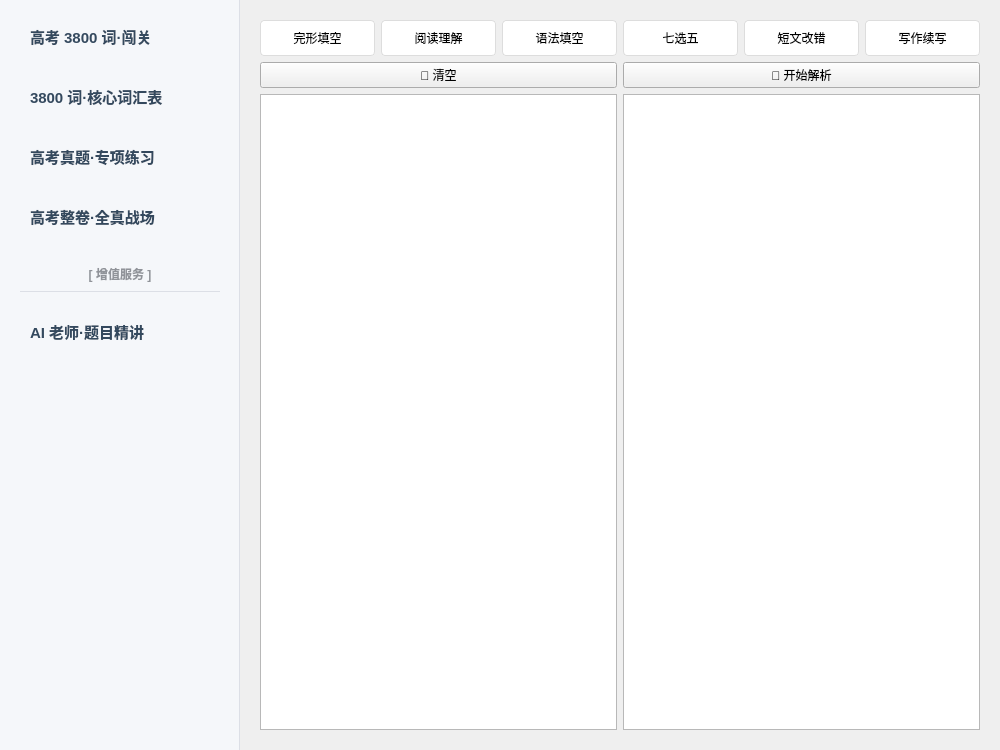
<?xml version="1.0" encoding="UTF-8"?>
<ui version="4.0">
 <class>MainWindow</class>
 <widget class="QMainWindow" name="MainWindow">
  <property name="geometry"><rect><x>0</x><y>0</y><width>1000</width><height>750</height></rect></property>
  <widget class="QWidget" name="centralwidget">
   <layout class="QHBoxLayout" name="main_layout">
    <property name="spacing"><number>0</number></property>
    <property name="margin"><number>0</number></property>
    <item>
     <widget class="QFrame" name="nav_bar">
      <property name="minimumSize"><size><width>240</width><height>0</height></size></property>
      <property name="styleSheet"><string>QFrame#nav_bar { background-color: #f5f7fa; border-right: 1px solid #dcdfe6; }</string></property>
      <layout class="QVBoxLayout" name="nav_v_layout">
       <property name="spacing"><number>8</number></property>
       <property name="margin"><number>10</number></property>
       <property name="alignment"><set>Qt::AlignTop</set></property>
       <item>
        <widget class="QPushButton" name="btn_nav_vocab">
         <property name="minimumSize"><size><width>0</width><height>52</height></size></property>
         <property name="text"><string>高考 3800 词·闯关</string></property>
         <property name="checkable"><bool>true</bool></property>
         <property name="styleSheet"><string>QPushButton { color: #34495e; background: transparent; border: none; font-size: 15px; text-align: left; padding-left: 20px; outline: none; border-radius: 10px; font-weight: bold; } QPushButton:hover { background-color: #e4e7ed; } QPushButton:checked { background-color: #2c3e50; color: white; }</string></property>
        </widget>
       </item>
       <item>
        <widget class="QPushButton" name="btn_nav_core_vocab">
         <property name="minimumSize"><size><width>0</width><height>52</height></size></property>
         <property name="text"><string>3800 词·核心词汇表</string></property>
         <property name="checkable"><bool>true</bool></property>
         <property name="styleSheet"><string>QPushButton { color: #34495e; background: transparent; border: none; font-size: 15px; text-align: left; padding-left: 20px; outline: none; border-radius: 10px; font-weight: bold; } QPushButton:hover { background-color: #e4e7ed; } QPushButton:checked { background-color: #2c3e50; color: white; }</string></property>
        </widget>
       </item>
       <item>
        <widget class="QPushButton" name="btn_nav_gaokao">
         <property name="minimumSize"><size><width>0</width><height>52</height></size></property>
         <property name="text"><string>高考真题·专项练习</string></property>
         <property name="checkable"><bool>true</bool></property>
         <property name="styleSheet"><string>QPushButton { color: #34495e; background: transparent; border: none; font-size: 15px; text-align: left; padding-left: 20px; outline: none; border-radius: 10px; font-weight: bold; } QPushButton:hover { background-color: #e4e7ed; } QPushButton:checked { background-color: #2c3e50; color: white; }</string></property>
        </widget>
       </item>
       <item>
        <widget class="QPushButton" name="btn_nav_full_exam">
         <property name="minimumSize"><size><width>0</width><height>52</height></size></property>
         <property name="text"><string>高考整卷·全真战场</string></property>
         <property name="checkable"><bool>true</bool></property>
         <property name="styleSheet"><string>QPushButton { color: #34495e; background: transparent; border: none; font-size: 15px; text-align: left; padding-left: 20px; outline: none; border-radius: 10px; font-weight: bold; } QPushButton:hover { background-color: #e4e7ed; } QPushButton:checked { background-color: #2c3e50; color: white; }</string></property>
        </widget>
       </item>
       <item>
        <spacer name="nav_spacer_mid">
         <property name="orientation"><enum>Qt::Vertical</enum></property>
         <property name="sizeType"><enum>QSizePolicy::Fixed</enum></property>
         <property name="sizeHint"><size><width>20</width><height>15</height></size></property>
        </spacer>
       </item>
       <item>
        <widget class="QLabel" name="lbl_pro_service">
         <property name="text"><string>[ 增值服务 ]</string></property>
         <property name="alignment"><set>Qt::AlignCenter</set></property>
         <property name="styleSheet"><string>QLabel { color: #909399; font-size: 12px; font-weight: bold; }</string></property>
        </widget>
       </item>
       <item>
        <widget class="QFrame" name="nav_divider">
         <property name="frameShape"><enum>QFrame::HLine</enum></property>
         <property name="frameShadow"><enum>QFrame::Plain</enum></property>
         <property name="styleSheet"><string>QFrame { color: #dcdfe6; background-color: #dcdfe6; max-height: 1px; border: none; margin-left: 10px; margin-right: 10px; }</string></property>
        </widget>
       </item>
       <item>
        <spacer name="nav_spacer_mid2">
         <property name="orientation"><enum>Qt::Vertical</enum></property>
         <property name="sizeType"><enum>QSizePolicy::Fixed</enum></property>
         <property name="sizeHint"><size><width>20</width><height>5</height></size></property>
        </spacer>
       </item>
       <item>
        <widget class="QPushButton" name="btn_nav_scan">
         <property name="minimumSize"><size><width>0</width><height>52</height></size></property>
         <property name="text"><string>AI 老师·题目精讲</string></property>
         <property name="checkable"><bool>true</bool></property>
         <property name="styleSheet"><string>QPushButton { color: #34495e; background: transparent; border: none; font-size: 15px; text-align: left; padding-left: 20px; outline: none; border-radius: 10px; font-weight: bold; } QPushButton:hover { background-color: #e4e7ed; } QPushButton:checked { background-color: #2c3e50; color: white; }</string></property>
        </widget>
       </item>
       <item>
        <spacer name="nav_spacer">
         <property name="orientation"><enum>Qt::Vertical</enum></property>
        </spacer>
       </item>
      </layout>
     </widget>
    </item>
    <item>
     <widget class="QStackedWidget" name="stackedWidget">
      <property name="currentIndex"><number>1</number></property>
      <widget class="QWidget" name="page_vocab">
        <layout class="QVBoxLayout" name="v1">
          <property name="margin"><number>20</number></property>
          <!-- 新增：闯关模式选择区域 -->
          <item>
            <layout class="QHBoxLayout" name="challenge_mode_layout">
              <item>
                <spacer name="mode_left_spacer">
                 <property name="orientation">
                  <enum>Qt::Horizontal</enum>
                 </property>
                 <property name="sizeHint">
                  <size>
                   <width>0</width>
                   <height>0</height>
                  </size>
                 </property>
                </spacer>
              </item>
              <item>
                <widget class="QPushButton" name="btn_challenge_regular">
                 <property name="text">
                  <string>常规闯关</string>
                 </property>
                </widget>
              </item>
              <item>
                <widget class="QPushButton" name="btn_challenge_mistake">
                 <property name="text">
                  <string>错词表闯关</string>
                 </property>
                </widget>
              </item>
              <item>
                <widget class="QLabel" name="lbl_mistake_count">
                 <property name="text">
                  <string>错词表 (0 词)</string>
                 </property>
                </widget>
              </item>
              <item>
                <spacer name="mode_right_spacer">
                 <property name="orientation">
                  <enum>Qt::Horizontal</enum>
                 </property>
                 <property name="sizeHint">
                  <size>
                   <width>0</width>
                   <height>0</height>
                  </size>
                 </property>
                </spacer>
              </item>
            </layout>
          </item>
          <item>
            <spacer name="mode_to_timer_spacer">
             <property name="orientation">
              <enum>Qt::Vertical</enum>
             </property>
             <property name="sizeHint">
              <size>
               <width>0</width>
               <height>20</height>
              </size>
             </property>
            </spacer>
          </item>
          <!-- 顶部弹簧 - 将内容推到中心 -->
          <item>
           <spacer name="vocab_top_spacer">
            <property name="orientation">
             <enum>Qt::Vertical</enum>
            </property>
            <property name="sizeHint">
             <size>
              <width>0</width>
              <height>0</height>
             </size>
            </property>
           </spacer>
          </item>
          <!-- 计时器 -->
          <item>
           <widget class="QLabel" name="timer_label">
            <property name="text">
             <string>15</string>
            </property>
            <property name="alignment">
             <set>Qt::AlignCenter</set>
            </property>
           </widget>
          </item>
          <!-- 单词显示区 -->
          <item>
           <widget class="QTextEdit" name="vocab_display"/>
          </item>
          <!-- 输入框 -->
          <item>
           <widget class="QLineEdit" name="vocab_input"/>
          </item>
          <!-- 确认按钮 -->
          <item>
           <widget class="QPushButton" name="btn_confirm">
            <property name="text">
             <string>确定</string>
            </property>
           </widget>
          </item>
          <item>
           <spacer name="challenge_to_print_spacer">
            <property name="orientation">
             <enum>Qt::Vertical</enum>
            </property>
            <property name="sizeHint">
             <size>
              <width>0</width>
              <height>50</height>
             </size>
            </property>
           </spacer>
          </item>
          <!-- 新增：打印功能区 -->
          <item>
           <layout class="QHBoxLayout" name="print_layout">
            <item>
             <spacer name="print_left_spacer">
              <property name="orientation">
               <enum>Qt::Horizontal</enum>
              </property>
              <property name="sizeHint">
               <size>
                <width>0</width>
                <height>0</height>
               </size>
              </property>
             </spacer>
            </item>
            <item>
             <widget class="QComboBox" name="print_options_dropdown"/>
            </item>
            <item>
             <widget class="QPushButton" name="btn_print_vocab">
              <property name="text">
               <string>打印</string>
              </property>
             </widget>
            </item>
            <item>
             <spacer name="print_right_spacer">
              <property name="orientation">
               <enum>Qt::Horizontal</enum>
              </property>
              <property name="sizeHint">
               <size>
                <width>0</width>
                <height>0</height>
               </size>
              </property>
             </spacer>
            </item>
           </layout>
          </item>
          <item>
           <spacer name="vocab_bottom_spacer">
            <property name="orientation">
             <enum>Qt::Vertical</enum>
            </property>
            <property name="sizeHint">
             <size>
              <width>0</width>
              <height>0</height>
             </size>
            </property>
           </spacer>
          </item>
         </layout>
        </widget>
      <widget class="QWidget" name="page_scan">
       <layout class="QVBoxLayout" name="scan_v_layout">
        <property name="margin"><number>20</number></property>
        <item>
         <layout class="QHBoxLayout" name="exam_types_grid">
          <item><widget class="QPushButton" name="btn_cloze"><property name="text"><string>完形填空</string></property><property name="styleSheet"><string>QPushButton { outline: none; padding: 8px; border: 1px solid #ddd; border-radius: 4px; background: white; }</string></property></widget></item>
          <item><widget class="QPushButton" name="btn_reading"><property name="text"><string>阅读理解</string></property><property name="styleSheet"><string>QPushButton { outline: none; padding: 8px; border: 1px solid #ddd; border-radius: 4px; background: white; }</string></property></widget></item>
          <item><widget class="QPushButton" name="btn_grammar"><property name="text"><string>语法填空</string></property><property name="styleSheet"><string>QPushButton { outline: none; padding: 8px; border: 1px solid #ddd; border-radius: 4px; background: white; }</string></property></widget></item>
          <item><widget class="QPushButton" name="btn_seven_five"><property name="text"><string>七选五</string></property><property name="styleSheet"><string>QPushButton { outline: none; padding: 8px; border: 1px solid #ddd; border-radius: 4px; background: white; }</string></property></widget></item>
          <item><widget class="QPushButton" name="btn_correction"><property name="text"><string>短文改错</string></property><property name="styleSheet"><string>QPushButton { outline: none; padding: 8px; border: 1px solid #ddd; border-radius: 4px; background: white; }</string></property></widget></item>
          <item><widget class="QPushButton" name="btn_writing"><property name="text"><string>写作续写</string></property><property name="styleSheet"><string>QPushButton { outline: none; padding: 8px; border: 1px solid #ddd; border-radius: 4px; background: white; }</string></property></widget></item>
         </layout>
        </item>
        <item>
         <layout class="QHBoxLayout" name="scan_h_btns">
          <item><widget class="QPushButton" name="btn_scan"><property name="text"><string>🧹 清空</string></property></widget></item>
          <item><widget class="QPushButton" name="btn_start_ai"><property name="text"><string>🚀 开始解析</string></property></widget></item>
         </layout>
        </item>
        <item>
         <layout class="QHBoxLayout" name="scan_content_layout" stretch="1,1">
          <item><widget class="QTextEdit" name="raw_text_area"></widget></item>
          <item><widget class="QTextEdit" name="ai_answer_area"><property name="readOnly"><bool>true</bool></property></widget></item>
         </layout>
        </item>
       </layout>
      </widget>
      <widget class="QWidget" name="page_gaokao">
        <layout class="QVBoxLayout" name="v2">
          <item>
            <widget class="QLabel" name="label_gaokao">
              <property name="text"><string>高考真题页面</string></property>
              <property name="alignment"><set>Qt::AlignCenter</set></property>
            </widget>
          </item>
        </layout>
      </widget>
     </widget>
    </item>
   </layout>
  </widget>
 </widget>
</ui>
